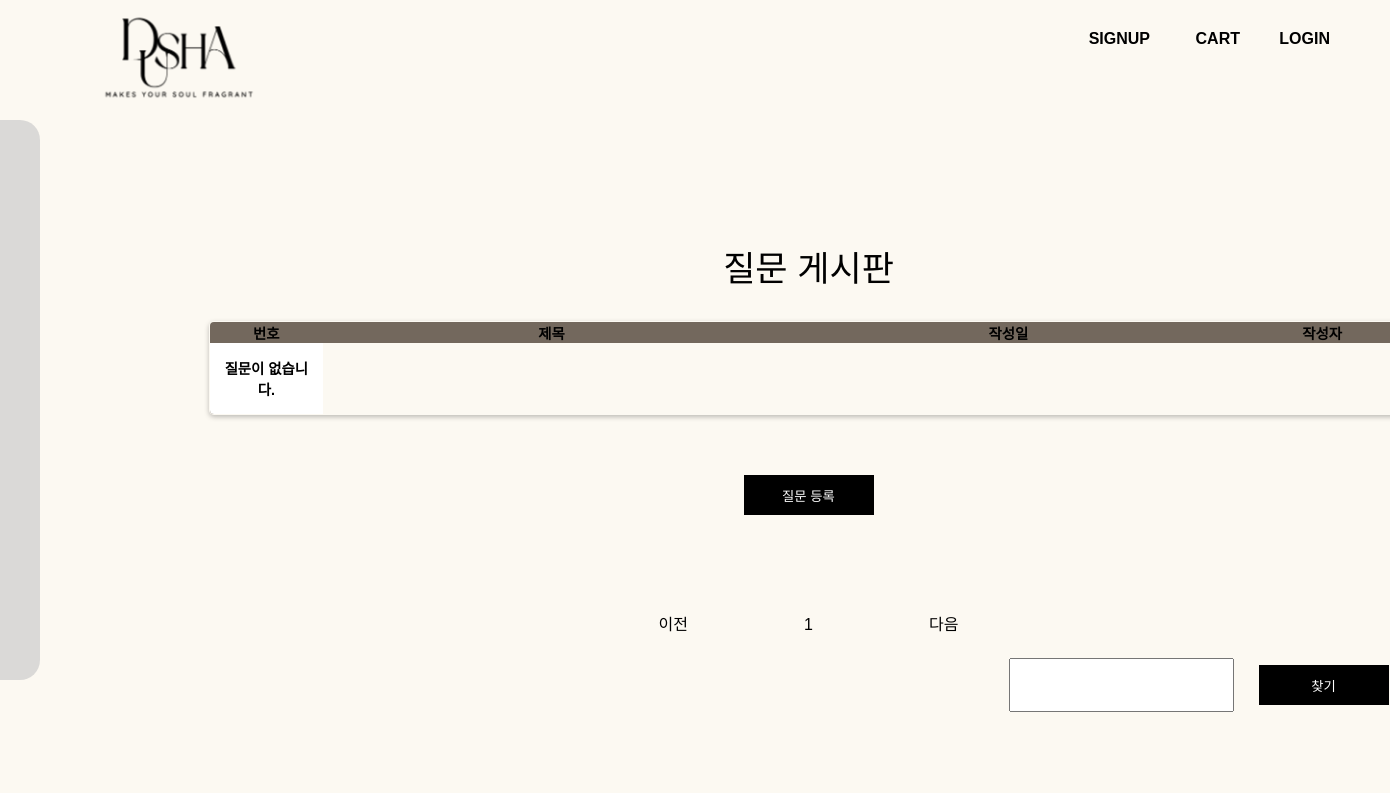
The page /board/ (upper part) on the database as committed earlier.
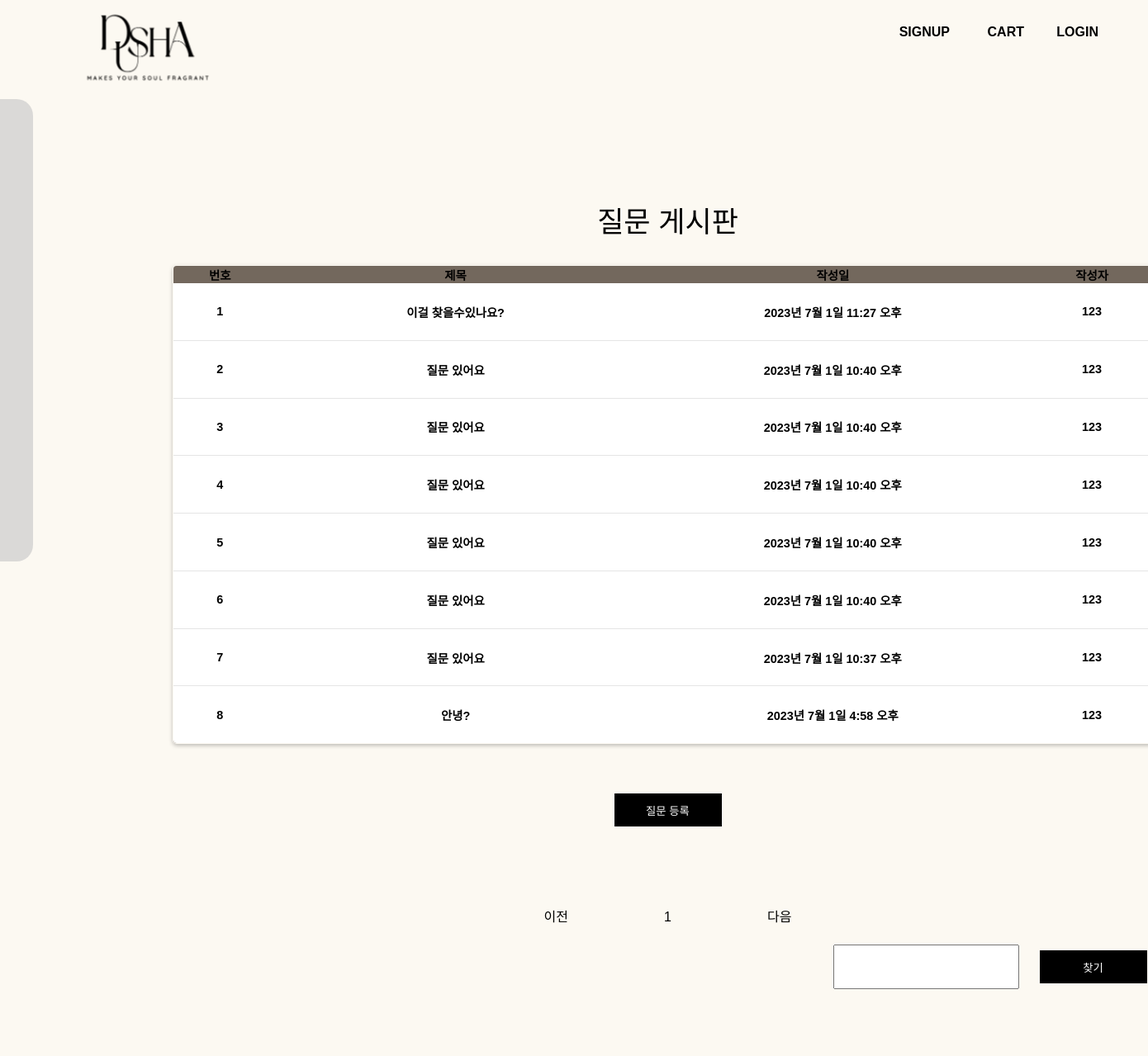
The same page on the database as committed later.
### board/models.py (models this page shows, shortened)
class Question(models.Model):
    subject = models.CharField(max_length=200)
    content = models.TextField()
    create_date = models.DateTimeField()
    author = models.ForeignKey(User, on_delete=models.CASCADE)
    modify_date = models.DateTimeField(null=True, blank=True)

### common/models.py (models this page shows)
class User(AbstractUser):
    pass

### board/views.py (the view, shortened to what this page needs)
# urls.py: path('', views.question_list, name='question_list'),
def question_list(request):
    page =request.GET.get('page', 1)
    kw = request.GET.get('kw', '')
    question_list = Question.objects.order_by('-create_date')
    paginator = Paginator(question_list, 10)  # 페이지당 10개씩 설정
    page_obj = paginator.get_page(page)  # 페이지 가져오기
    context = {'question_list': page_obj, 'page': page, 'kw': kw}
    return render(request, 'board/question_list.html', context)

### templates/board/question_list.html (shortened to what this page needs)
{% extends 'base.html' %}
{% block content %}
<section id="wrap">
<div class="question-list">
<h2>질문 게시판</h2>
    <table class="table_one">
        <col style="width:100px;">
        <col style="width:400px;">
        <col style="width:400px;">
        <col style="width:150px;">
        <thead class="thead_one">
            <tr class="tr_one">
                <th class="tr_one">번호</th>
                <th class="tr_one">제목</th>
                <th class="tr_one">작성일</th>
                <th class="tr_one">작성자</th>
            </tr>
        </thead>
        <tbody class="thead_one">
            {% if question_list %}
                {% for question in question_list %}
                <tr class="tr_one">
                    <td class="td_one">
                        {{ forloop.counter }}
                    </td>
                    <td class="td_one">
                        <a href="{% url 'board:detail' question.id %}">{{ question.subject }}</a>
                    </td>
                    <td class="td_one">{{ question.create_date }}</td>
                    <td class="td_one">{{ question.author }}</td>
                </tr>
                {% endfor %}
            {% else %}
                <tr class="tr_one">
                    <td class="td_one">질문이 없습니다.</td>
                </tr>
            {% endif %}
        </tbody>
    </table>
    <div class=" frame">
        <button type="submit" class="custom-btn btn_one1">
            <a href="{% url 'board:question_create' %}">질문 등록</a>
        </button>
    </div>
    <ul class="pagination justify-content-center">
        {% if question_list.has_previous %}
        <li class="page-item">
            <a class="page-link" href="?page={{ question_list.previous_page_number }}">이전</a>
        </li>
        {% else %}
        <li class="page-item disabled">
            <a class="page-link" tabindex="-1" aria-disabled="true" href="#">이전</a>
        </li>
        {% endif %}
        {% for page_number in question_list.paginator.page_range %}
        {% if page_number >= question_list.number|add:-5 and page_number <= question_list.number|add:5 %}
        {% if page_number == question_list.number %}
        <li class="page-item active" aria-current="page">
            <a class="page-link" href="?page={{ page_number }}">{{ page_number }}</a>
        </li>
        {% else %}
        <li class="page-item">
            <a class="page-link" href="?page={{ page_number }}">{{ page_number }}</a>
        </li>
        {% endif %}
        {% endif %}
        {% endfor %}
        {% if question_list.has_next %}
        <li class="page-item">
            <a class="page-link" href="?page={{ question_list.next_page_number }}">다음</a>
        </li>
        {% else %}
        <li class="page-item disabled">
            <a class="page-link" tabindex="-1" aria-disabled="true" href="#">다음</a>
        </li>
        {% endif %}
    </ul>
    <div class="search">
        <div class="col-4 input-group">
            <input type="text" class="kw form-control" value="{{ kw|default_if_none:'' }}">
             <button type="button" id="btn_search"
                        class="custom-btn btn_one1">찾기</button>
        </div>
    </div>
</div>
    </section>
{% endblock %}

Rows that differ between the two databases and show on the page:
added Question: subject "이걸 찾을수있나요?", create_date "2023년 7월 1일 11:27 오후", author "123"
added Question: subject "질문 있어요", create_date "2023년 7월 1일 10:40 오후", author "123"
added Question: subject "질문 있어요", create_date "2023년 7월 1일 10:40 오후", author "123"
added Question: subject "질문 있어요", create_date "2023년 7월 1일 10:40 오후", author "123"
added Question: subject "질문 있어요", create_date "2023년 7월 1일 10:40 오후", author "123"
added Question: subject "질문 있어요", create_date "2023년 7월 1일 10:40 오후", author "123"
added Question: subject "질문 있어요", create_date "2023년 7월 1일 10:37 오후", author "123"
added Question: subject "안녕?", create_date "2023년 7월 1일 4:58 오후", author "123"
Other text that changed with them:
text no longer shown: "질문이 없습니다."
